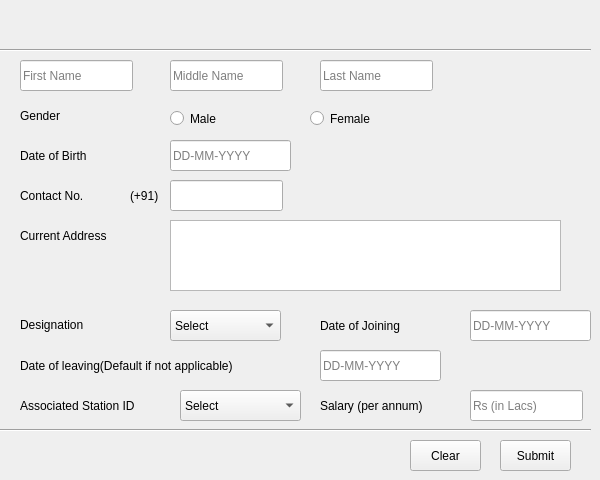
      <widget class="QWidget" name="tab_3">
       <attribute name="title">
        <string>Add Staff</string>
       </attribute>
       <widget class="QLineEdit" name="lineEdit_4">
        <property name="geometry">
         <rect>
          <x>320</x>
          <y>60</y>
          <width>113</width>
          <height>31</height>
         </rect>
        </property>
        <property name="placeholderText">
         <string>Last Name</string>
        </property>
       </widget>
       <widget class="QComboBox" name="comboBox_2">
        <property name="geometry">
         <rect>
          <x>170</x>
          <y>310</y>
          <width>111</width>
          <height>31</height>
         </rect>
        </property>
        <item>
         <property name="text">
          <string>Select</string>
         </property>
        </item>
       </widget>
       <widget class="QLabel" name="label_7">
        <property name="geometry">
         <rect>
          <x>20</x>
          <y>309</y>
          <width>121</width>
          <height>31</height>
         </rect>
        </property>
        <property name="text">
         <string>Designation</string>
        </property>
       </widget>
       <widget class="QLabel" name="label_4">
        <property name="geometry">
         <rect>
          <x>20</x>
          <y>140</y>
          <width>111</width>
          <height>31</height>
         </rect>
        </property>
        <property name="text">
         <string>Date of Birth</string>
        </property>
       </widget>
       <widget class="QLineEdit" name="lineEdit_3">
        <property name="geometry">
         <rect>
          <x>170</x>
          <y>60</y>
          <width>113</width>
          <height>31</height>
         </rect>
        </property>
        <property name="placeholderText">
         <string>Middle Name</string>
        </property>
       </widget>
       <widget class="QLineEdit" name="lineEdit_2">
        <property name="geometry">
         <rect>
          <x>20</x>
          <y>60</y>
          <width>113</width>
          <height>31</height>
         </rect>
        </property>
        <property name="placeholderText">
         <string>First Name</string>
        </property>
       </widget>
       <widget class="QLabel" name="label_19">
        <property name="geometry">
         <rect>
          <x>20</x>
          <y>100</y>
          <width>111</width>
          <height>31</height>
         </rect>
        </property>
        <property name="text">
         <string>Gender</string>
        </property>
       </widget>
       <widget class="QRadioButton" name="radioButton">
        <property name="geometry">
         <rect>
          <x>170</x>
          <y>110</y>
          <width>111</width>
          <height>17</height>
         </rect>
        </property>
        <property name="text">
         <string>Male</string>
        </property>
       </widget>
       <widget class="QRadioButton" name="radioButton_2">
        <property name="geometry">
         <rect>
          <x>310</x>
          <y>110</y>
          <width>111</width>
          <height>17</height>
         </rect>
        </property>
        <property name="text">
         <string>Female</string>
        </property>
       </widget>
       <widget class="QLabel" name="label_20">
        <property name="geometry">
         <rect>
          <x>320</x>
          <y>310</y>
          <width>111</width>
          <height>31</height>
         </rect>
        </property>
        <property name="text">
         <string>Date of Joining</string>
        </property>
       </widget>
       <widget class="QLabel" name="label_23">
        <property name="geometry">
         <rect>
          <x>320</x>
          <y>390</y>
          <width>141</width>
          <height>31</height>
         </rect>
        </property>
        <property name="text">
         <string>Salary (per annum)</string>
        </property>
       </widget>
       <widget class="QLineEdit" name="lineEdit_14">
        <property name="geometry">
         <rect>
          <x>470</x>
          <y>390</y>
          <width>113</width>
          <height>31</height>
         </rect>
        </property>
        <property name="text">
         <string/>
        </property>
        <property name="placeholderText">
         <string>Rs (in Lacs)</string>
        </property>
       </widget>
       <widget class="QLabel" name="label_24">
        <property name="geometry">
         <rect>
          <x>20</x>
          <y>180</y>
          <width>111</width>
          <height>31</height>
         </rect>
        </property>
        <property name="text">
         <string>Contact No.</string>
        </property>
       </widget>
       <widget class="QLineEdit" name="lineEdit_15">
        <property name="geometry">
         <rect>
          <x>170</x>
          <y>180</y>
          <width>113</width>
          <height>31</height>
         </rect>
        </property>
        <property name="placeholderText">
         <string/>
        </property>
       </widget>
       <widget class="Line" name="line">
        <property name="geometry">
         <rect>
          <x>0</x>
          <y>40</y>
          <width>591</width>
          <height>20</height>
         </rect>
        </property>
        <property name="orientation">
         <enum>Qt::Horizontal</enum>
        </property>
       </widget>
       <widget class="QLabel" name="label_25">
        <property name="geometry">
         <rect>
          <x>20</x>
          <y>220</y>
          <width>141</width>
          <height>31</height>
         </rect>
        </property>
        <property name="text">
         <string>Current Address</string>
        </property>
       </widget>
       <widget class="Line" name="line_3">
        <property name="geometry">
         <rect>
          <x>0</x>
          <y>420</y>
          <width>591</width>
          <height>20</height>
         </rect>
        </property>
        <property name="orientation">
         <enum>Qt::Horizontal</enum>
        </property>
       </widget>
       <widget class="QPushButton" name="pushButton_8">
        <property name="geometry">
         <rect>
          <x>500</x>
          <y>440</y>
          <width>71</width>
          <height>31</height>
         </rect>
        </property>
        <property name="text">
         <string>Submit</string>
        </property>
       </widget>
       <widget class="QLabel" name="label_33">
        <property name="geometry">
         <rect>
          <x>20</x>
          <y>390</y>
          <width>161</width>
          <height>31</height>
         </rect>
        </property>
        <property name="text">
         <string>Associated Station ID</string>
        </property>
       </widget>
       <widget class="QLabel" name="label_34">
        <property name="geometry">
         <rect>
          <x>130</x>
          <y>180</y>
          <width>41</width>
          <height>31</height>
         </rect>
        </property>
        <property name="text">
         <string>(+91)</string>
        </property>
       </widget>
       <widget class="QLabel" name="label_8">
        <property name="geometry">
         <rect>
          <x>20</x>
          <y>350</y>
          <width>281</width>
          <height>31</height>
         </rect>
        </property>
        <property name="text">
         <string>Date of leaving(Default if not applicable)</string>
        </property>
       </widget>
       <widget class="QComboBox" name="comboBox_11">
        <property name="geometry">
         <rect>
          <x>180</x>
          <y>390</y>
          <width>121</width>
          <height>31</height>
         </rect>
        </property>
        <property name="currentText">
         <string>Select</string>
        </property>
        <item>
         <property name="text">
          <string>Select</string>
         </property>
        </item>
       </widget>
       <widget class="QLineEdit" name="lineEdit_9">
        <property name="geometry">
         <rect>
          <x>170</x>
          <y>140</y>
          <width>121</width>
          <height>31</height>
         </rect>
        </property>
        <property name="placeholderText">
         <string>DD-MM-YYYY</string>
        </property>
       </widget>
       <widget class="QLineEdit" name="lineEdit_33">
        <property name="geometry">
         <rect>
          <x>470</x>
          <y>310</y>
          <width>121</width>
          <height>31</height>
         </rect>
        </property>
        <property name="placeholderText">
         <string>DD-MM-YYYY</string>
        </property>
       </widget>
       <widget class="QLineEdit" name="lineEdit_35">
        <property name="geometry">
         <rect>
          <x>320</x>
          <y>350</y>
          <width>121</width>
          <height>31</height>
         </rect>
        </property>
        <property name="placeholderText">
         <string>DD-MM-YYYY</string>
        </property>
       </widget>
       <widget class="QPushButton" name="pushButton_16">
        <property name="geometry">
         <rect>
          <x>410</x>
          <y>440</y>
          <width>71</width>
          <height>31</height>
         </rect>
        </property>
        <property name="text">
         <string>Clear</string>
        </property>
       </widget>
       <widget class="QTextEdit" name="textEdit">
        <property name="geometry">
         <rect>
          <x>170</x>
          <y>220</y>
          <width>391</width>
          <height>71</height>
         </rect>
        </property>
       </widget>
      </widget>
